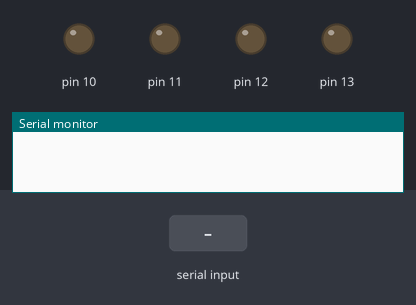
The sketch below on a simulated Arduino Uno, built with avr-gcc and run on an emulated ATmega328P. On the bench: output pins drawn as LEDs (lit = HIGH), the last lines printed to the serial monitor. The inputs (shaded band) are chosen by the test bench.

Above: at 1.2 s.
1.3 s: "P13\n" received over the second serial link
At 2.2 s:
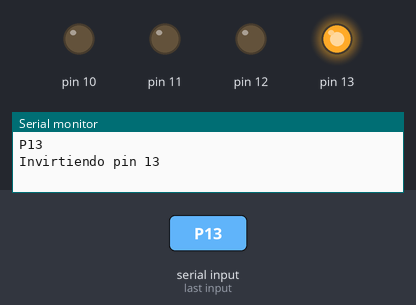
2.8 s: "1\n" received over the second serial link
4.3 s: "P12\n" received over the second serial link
At 5.7 s:
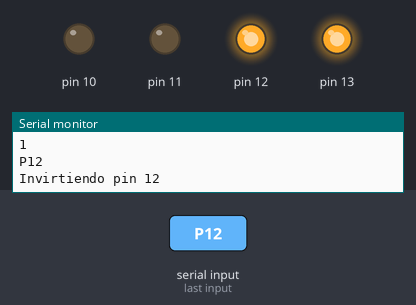
Timing chart, 0 to 7.3 s (numbered marks = the images above; inputs shaded):
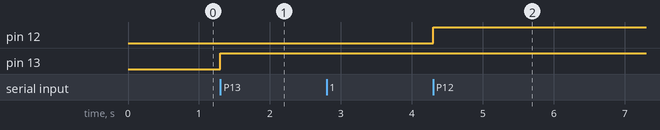

Measured:
- after the input at 1.3 s, pin 13: LOW → HIGH at once
- after the input at 4.3 s, pin 12: LOW → HIGH at once

The sketch:

codigoledarduino.ino
```cpp
#include <SoftwareSerial.h>
SoftwareSerial BT1(2, 3); // RX | TX
String W =" ";
char w ;

void setup()
   {  Serial.begin(9600);
      BT1.begin(9600);
      pinMode(13, OUTPUT);
      pinMode(12, OUTPUT);
      pinMode(11, OUTPUT);
      pinMode(10, OUTPUT);
   }

void loop()
   {  if (BT1.available())                // Lo que entra por WIFI à Serial
         { w = BT1.read() ;
           Serial.print(w);
           W = W + w ;                    // Vamos montando un String con lo que entra
         }
      if (Serial.available())             // Lo que entra por Serial à WIFI
         {  char s = Serial.read();
            BT1.print(s);
         }
      if ( w == '\n')                     // Sin han pulsado intro
         { if ( W.indexOf("P13") > 0 )    // Comprobamos si P13 esta incluido en el string
               { digitalWrite( 13, !digitalRead(13)) ;
                 Serial.println("Invirtiendo pin 13");
                 W = "" ;  w = ' ' ;                    // Limpiamos las variables
               }

					 if ( W.indexOf("P12") > 0 )    // Comprobamos si P12 esta incluido en el string
               { digitalWrite( 12, !digitalRead(12)) ;
                 Serial.println("Invirtiendo pin 12");
                 W = "" ;  w = ' ' ;                    // Limpiamos las variables
               }

           if ( W.indexOf("P11") > 0 )    // Comprobamos si P11 esta incluido en el string
               { digitalWrite( 11, !digitalRead(11)) ;
                 Serial.println("Invirtiendo pin 11");
                 W = "" ;  w = ' ' ;                    // Limpiamos las variables
               }

         }
  }
```
